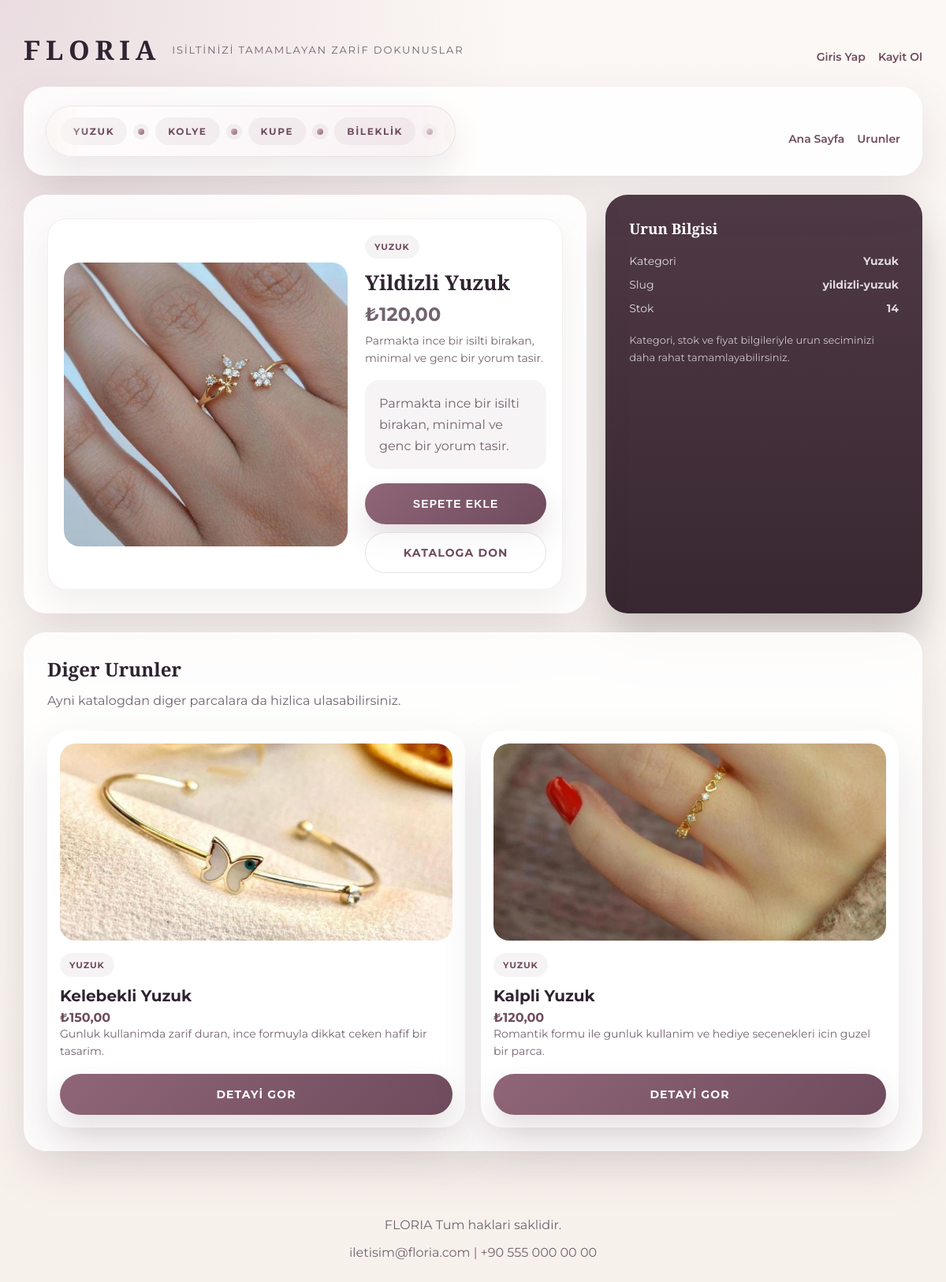
Screenshot of /product.php?slug=yildizli-yuzuk with the database file from the repository.
### tables this page shows
CREATE TABLE menus (
    id INT UNSIGNED AUTO_INCREMENT PRIMARY KEY,
    title VARCHAR(120) NOT NULL,
    url VARCHAR(255) NOT NULL,
    target VARCHAR(20) NOT NULL DEFAULT '_self',
    sort_order INT NOT NULL DEFAULT 0,
    is_active TINYINT(1) NOT NULL DEFAULT 1,
    created_at TIMESTAMP DEFAULT CURRENT_TIMESTAMP,
    updated_at TIMESTAMP DEFAULT CURRENT_TIMESTAMP ON UPDATE CURRENT_TIMESTAMP
);

CREATE TABLE products (
    id INT UNSIGNED AUTO_INCREMENT PRIMARY KEY,
    category_id INT UNSIGNED NOT NULL,
    name VARCHAR(150) NOT NULL,
    slug VARCHAR(180) NOT NULL UNIQUE,
    short_description VARCHAR(255) DEFAULT NULL,
    description TEXT DEFAULT NULL,
    price DECIMAL(10,2) NOT NULL,
    stock INT NOT NULL DEFAULT 0,
    sku VARCHAR(100) DEFAULT NULL UNIQUE,
    cover_image VARCHAR(255) DEFAULT NULL,
    is_active TINYINT(1) NOT NULL DEFAULT 1,
    created_at TIMESTAMP DEFAULT CURRENT_TIMESTAMP,
    updated_at TIMESTAMP DEFAULT CURRENT_TIMESTAMP ON UPDATE CURRENT_TIMESTAMP,
    CONSTRAINT fk_products_category FOREIGN KEY (category_id) REFERENCES categories(id)
);

CREATE TABLE categories (
    id INT UNSIGNED AUTO_INCREMENT PRIMARY KEY,
    name VARCHAR(120) NOT NULL,
    slug VARCHAR(150) NOT NULL UNIQUE,
    description TEXT DEFAULT NULL,
    sort_order INT NOT NULL DEFAULT 0,
    is_active TINYINT(1) NOT NULL DEFAULT 1,
    created_at TIMESTAMP DEFAULT CURRENT_TIMESTAMP,
    updated_at TIMESTAMP DEFAULT CURRENT_TIMESTAMP ON UPDATE CURRENT_TIMESTAMP
);

### app/repositories/SettingRepository.php (called while the page is built, shortened)
<?php
function settingsAll(PDO $pdo): array
{
    $statement = $pdo->prepare('SELECT * FROM settings ORDER BY setting_key ASC');
    $statement->execute();
    $rows = $statement->fetchAll();
    $settings = [];
    foreach ($rows as $row) {
        $settings[$row['setting_key']] = $row['setting_value'];
    }
    return $settings;
}

### app/helpers/functions.php (called while the page is built, shortened)
<?php
function e(?string $value): string
{
    return htmlspecialchars((string) $value, ENT_QUOTES, 'UTF-8');
}

### app/config/config.php (called while the page is built, shortened)
<?php
return [
    'app_name' => 'FLORIA',
    'app_url' => 'http://localhost:8000',
    'timezone' => 'Europe/Istanbul',
    'locale' => 'tr_TR',
    'db' => [
        'driver' => 'mysql',
        'host' => '127.0.0.1',
        'port' => 3306,
        'database' => 'floria_db',
        'username' => 'root',
        'password' => '',
        'charset' => 'utf8mb4',
        'collation' => 'utf8mb4_unicode_ci',
    ],
    'session' => [
        'name' => 'floria_admin_session',
        'public_name' => 'floria_public_session',
    ],
];

### app/helpers/auth.php (called while the page is built, shortened)
<?php
function startPublicSession(): void
{
    $config = require __DIR__ . '/../config/config.php';
}
function publicUser(): ?array
{
    return $_SESSION['public_user'] ?? null;
}

### app/repositories/MenuRepository.php (called while the page is built, shortened)
<?php
function menuActiveAll(PDO $pdo): array
{
    $statement = $pdo->prepare('SELECT * FROM menus WHERE is_active = 1 ORDER BY sort_order ASC, id ASC');
    $statement->execute();
    return $statement->fetchAll();
}

### app/repositories/ProductRepository.php (called while the page is built, shortened)
<?php
function productFindBySlug(PDO $pdo, string $slug): ?array
{
    $sql = '
        SELECT products.*, categories.name AS category_name
        FROM products
        INNER JOIN categories ON categories.id = products.category_id
        WHERE products.slug = :slug AND products.is_active = 1
        LIMIT 1
    ';
    $statement = $pdo->prepare($sql);
    $statement->execute(['slug' => $slug]);
    $product = $statement->fetch();
    return $product ?: null;
}
function productRecent(PDO $pdo, int $limit = 4): array
{
    $limit = max(1, $limit);
    $statement = $pdo->prepare("SELECT products.*, categories.name AS category_name
        FROM products
        INNER JOIN categories ON categories.id = products.category_id
        WHERE products.is_active = 1
        ORDER BY products.created_at DESC
        LIMIT {$limit}");
    $statement->execute();
    return $statement->fetchAll();
}

### public/product.php (the view, shortened to what this page needs)
<?php
require_once dirname(__DIR__) . '/app/bootstrap.php';
$slug = trim((string) ($_GET['slug'] ?? ''));
try {
    $settings = settingsAll($pdo);
    $menus = menuActiveAll($pdo);
    $product = $slug !== '' ? productFindBySlug($pdo, $slug) : null;
    $relatedProducts = productRecent($pdo, 3);
} catch (Throwable $exception) {
    $settings = [];
    $menus = [];
    $product = null;
    $relatedProducts = [];
    logSystemError('public_product_detail_error', $exception->getMessage());
}
$siteTitle = $settings['site_title'] ?? 'FLORIA';
$siteTagline = $settings['site_tagline'] ?? 'Zarafetin yeni hali';
require dirname(__DIR__) . '/app/views/layouts/public_header.php';
?>
<main class="catalog-page">
    <div class="catalog-shell">
        <?php require dirname(__DIR__) . '/app/views/components/public_site_header.php'; ?>
        <?php if (!$product): ?>
            <div class="empty-state">Aradiginiz urun bulunamadi.</div>
        <?php else: ?>
            <section class="cart-layout">
                <section class="panel-card">
                    <div class="cart-item" style="grid-template-columns: minmax(280px, 360px) 1fr;">
                        <img src="<?= e('../' . ($product['cover_image'] ?: 'images/kelebekli-yuzuk.jpg')); ?>" alt="<?= e($product['name']); ?>" style="width:100%; height:360px;">
                        <div class="cart-info">
                            <span class="product-meta"><?= e($product['category_name']); ?></span>
                            <h3><?= e($product['name']); ?></h3>
                            <p class="price">₺<?= e(number_format((float) $product['price'], 2, ',', '.')); ?></p>
                            <div class="cart-caption"><?= e($product['short_description'] ?: 'Kisa aciklama eklenmemis.'); ?></div>
                            <div class="cart-note" style="margin-top:16px;">
                                <?= e($product['description'] ?: 'Bu urun gunluk kullanimdan ozel gun kombinlerine kadar rahatca eslik edecek zarif bir secim sunar.'); ?>
                            </div>
                            <div class="product-actions" style="margin-top: 18px;">
                                <button class="primary-btn" type="button" onclick='addToCart(<?= json_encode([
                                    'id' => (int) $product['id'],
                                    'ad' => $product['name'],
                                    'fiyat' => '₺' . number_format((float) $product['price'], 2, ',', '.'),
                                    'resim' => '../' . ($product['cover_image'] ?: 'images/kelebekli-yuzuk.jpg'),
                                ], JSON_UNESCAPED_UNICODE | JSON_UNESCAPED_SLASHES); ?>)'>Sepete Ekle</button>
                                <a class="secondary-btn" href="products.php">Kataloga Don</a>
                            </div>
                        </div>
                    </div>
                </section>
                <aside class="summary-card">
                    <h3>Urun Bilgisi</h3>
                    <div class="summary-list">
                        <div class="summary-row"><span>Kategori</span><strong><?= e($product['category_name']); ?></strong></div>
                        <div class="summary-row"><span>Slug</span><strong><?= e($product['slug']); ?></strong></div>
                        <div class="summary-row"><span>Stok</span><strong><?= e((string) $product['stock']); ?></strong></div>
                    </div>
                    <p class="summary-note">Kategori, stok ve fiyat bilgileriyle urun seciminizi daha rahat tamamlayabilirsiniz.</p>
                </aside>
            </section>
            <?php if (!empty($relatedProducts)): ?>
                <section class="panel-card" style="margin-top: 24px;">
                    <div class="panel-header">
                        <div>
                            <h2>Diger Urunler</h2>
                            <p>Ayni katalogdan diger parcalara da hizlica ulasabilirsiniz.</p>
                        </div>
                    </div>
                    <div class="product-grid">
                        <?php foreach ($relatedProducts as $related): ?>
                            <?php if ($related['id'] === $product['id']) continue; ?>
                            <article class="product-card">
                                <img class="product-image" src="<?= e('../' . ($related['cover_image'] ?: 'images/kelebekli-yuzuk.jpg')); ?>" alt="<?= e($related['name']); ?>">
                                <span class="product-meta"><?= e($related['category_name']); ?></span>
                                <h3><?= e($related['name']); ?></h3>
                                <p>₺<?= e(number_format((float) $related['price'], 2, ',', '.')); ?></p>
                                <div class="product-copy"><?= e($related['short_description'] ?: 'Kisa aciklama eklenmemis.'); ?></div>
                                <div class="product-actions">
                                    <a class="primary-btn" href="product.php?slug=<?= e($related['slug']); ?>">Detayi Gor</a>
                                </div>
                            </article>
                        <?php endforeach; ?>
                    </div>
                </section>
            <?php endif; ?>
        <?php endif; ?>
    </div>
</main>
<?php require dirname(__DIR__) . '/app/views/components/public_site_footer.php'; ?>
<?php require dirname(__DIR__) . '/app/views/layouts/public_footer.php'; ?>

### app/views/components/public_site_header.php (shortened to what this page needs)
<?php
$siteTitle = $siteTitle ?? 'FLORIA';
$siteTagline = $siteTagline ?? 'Zarafetin yeni hali';
$menus = $menus ?? [];
$publicUser = publicUser();
?>
<div class="page-topbar">
    <a href="index.php" class="page-brand">
        <strong><?= e($siteTitle); ?></strong>
        <span><?= e($siteTagline); ?></span>
    </a>
    <div class="auth-links">
        <?php if ($publicUser): ?>
            <a href="orders.php">Siparislerim</a>
            <a href="cart.php">Sepetim</a>
            <a href="logout.php">Cikis Yap</a>
        <?php else: ?>
            <a href="login.php">Giris Yap</a>
            <a href="register.php">Kayit Ol</a>
        <?php endif; ?>
    </div>
</div>
<?php if (!empty($menus)): ?>
    <section class="catalog-toolbar" style="margin-bottom: 24px;">
        <div>
            <div class="jewelry-ribbon" aria-label="Takı kategorileri">
                <div class="jewelry-ribbon-track">
                    <div class="jewelry-ribbon-group">
                        <span class="jewelry-pill">Yuzuk</span>
                        <span class="jewelry-dot"></span>
                        <span class="jewelry-pill">Kolye</span>
                        <span class="jewelry-dot"></span>
                        <span class="jewelry-pill">Kupe</span>
                        <span class="jewelry-dot"></span>
                        <span class="jewelry-pill">Bileklik</span>
                        <span class="jewelry-dot"></span>
                        <span class="jewelry-pill">Zarif Detaylar</span>
                    </div>
                </div>
            </div>
        </div>
        <div class="auth-links">
            <?php foreach ($menus as $menu): ?>
                <?php
                $menuUrl = (string) ($menu['url'] ?? '');
                $menuTitle = mb_strtolower((string) ($menu['title'] ?? ''), 'UTF-8');
                $isAuthMenu = str_contains($menuUrl, 'login.php')
                    || str_contains($menuUrl, 'register.php')
                    || str_contains($menuTitle, 'giris')
                    || str_contains($menuTitle, 'kayit');
                if ($isAuthMenu) {
                    continue;
                }
                ?>
                <a href="<?= e($menu['url']); ?>" target="<?= e($menu['target']); ?>"><?= e($menu['title']); ?></a>
            <?php endforeach; ?>
        </div>
    </section>
<?php endif; ?>

### rows the page displays
menus: title "Ana Sayfa"
menus: title "Urunler"
products: cover_image (picture), name "Yildizli Yuzuk", price "120,00", short_description "Parmakta ince bir isilti birakan, minimal ve genc bir yorum tasir.", description "Parmakta ince bir isilti birakan, minimal ve genc bir yorum tasir.", slug "yildizli-yuzuk", stock "14"
categories: name "YUZUK", name "Yuzuk"
products: cover_image (picture), category.name "YUZUK", name "Kelebekli Yuzuk", price "150,00", short_description "Gunluk kullanimda zarif duran, ince formuyla dikkat ceken hafif bir tasarim."
products: cover_image (picture), category.name "YUZUK", name "Kalpli Yuzuk", price "120,00", short_description "Romantik formu ile gunluk kullanim ve hediye secenekleri icin guzel bir parca."

### other values shown
$siteTitle "FLORIA"
$siteTagline "ISILTINIZI TAMAMLAYAN ZARIF DOKUNUSLAR"
$settings['footer_text'] "FLORIA Tum haklari saklidir."
$settings['contact_email'] "iletisim@floria.com"
$settings['contact_phone'] "+90 555 000 00 00"
